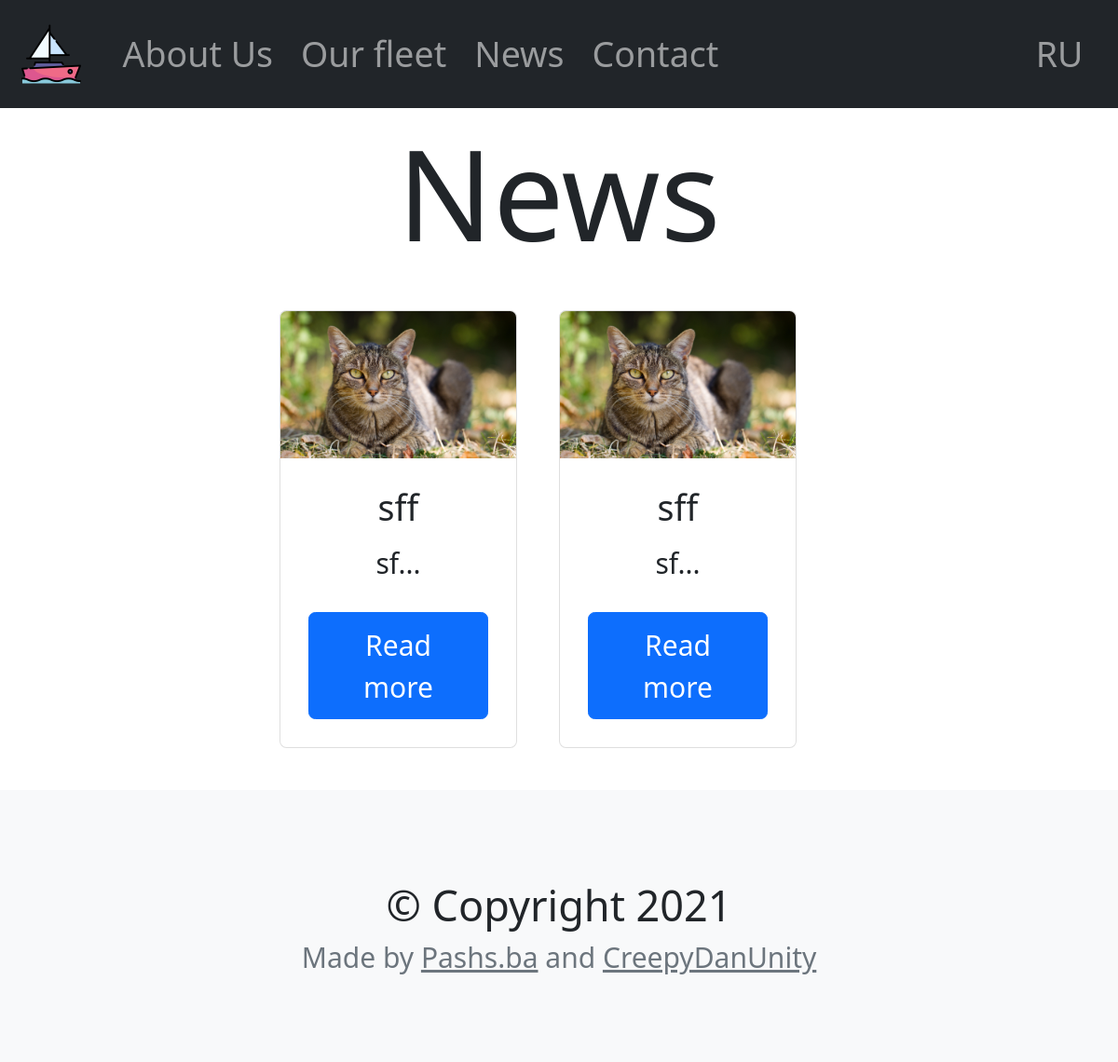
Before: /news/en with the older database file.
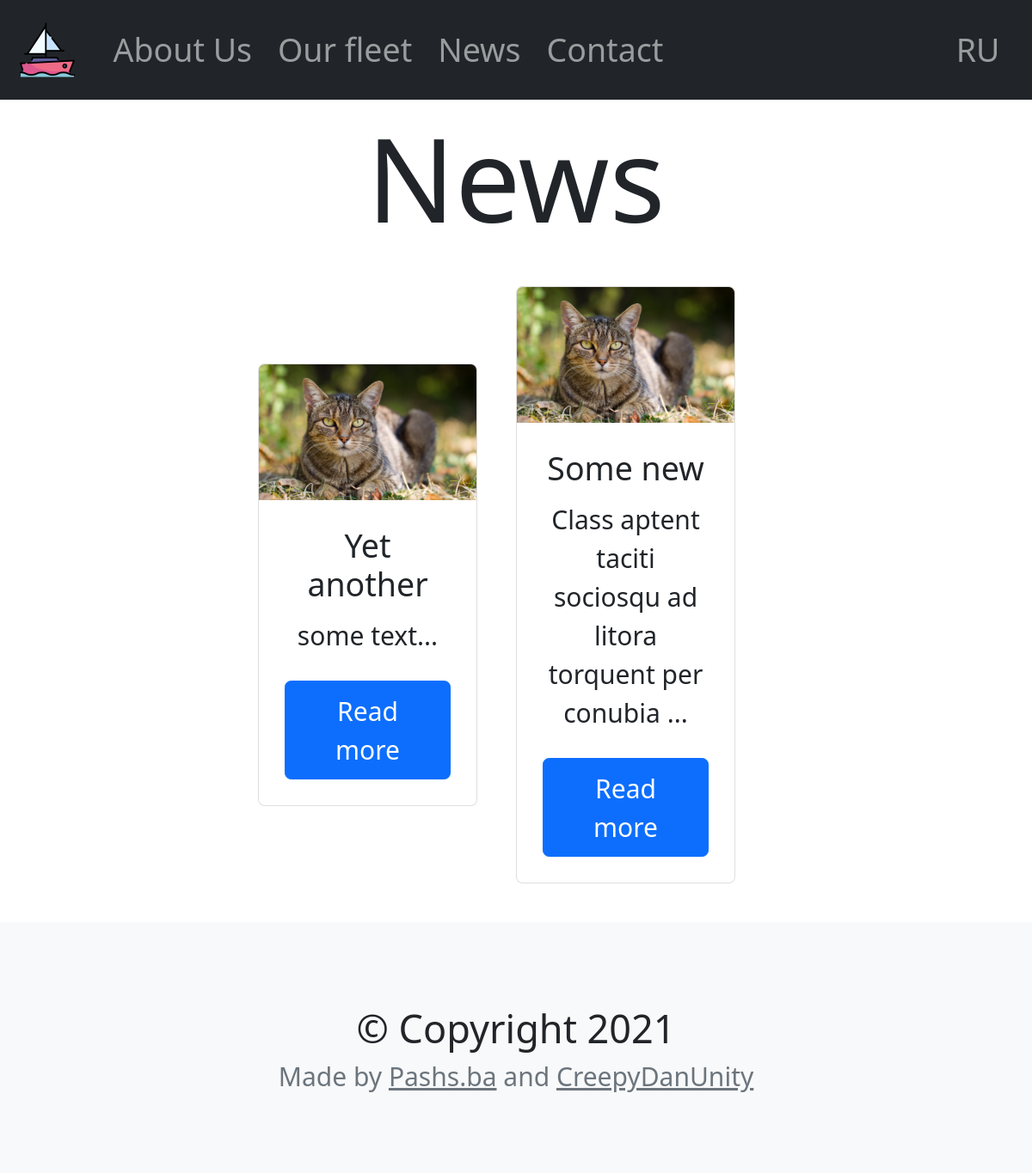
After: the same page with the newer database file.
### news/models.py (models this page shows, shortened)
class News(models.Model):
    en_title = models.CharField(max_length=1024)
    ru_title = models.CharField(max_length=1024, null=True)
    ru_text = models.TextField()
    en_text = models.TextField()
    image = models.FileField(null=True)

### news/views.py (the view)
# urls.py: path('en', en_all_news, name='en_all_news'),
def en_all_news(request):
    return render(request, 'en_all_news.html', {'news': News.objects.all()})

### news/templates/en_all_news.html
{% extends 'en_base.html' %}
{% load static %}
{% block current_page %}
    {% url 'all_news' %}
{% endblock %}
{% block main %}
    <h2 class="display-2 text-center" style="margin-top: 10px">News</h2>
    <div class="row my-4 d-flex justify-content-center align-items-center mw-100">
        {% for new in news %}
        <div class="col-xl-3 text-center">
            <div class="card h-100" >
              <a href="{% url 'en_one_new' new.pk%}">
                  <img class="card-img-top" src="/media/{{ new.image }}" alt="Card image cap">
              </a>
              <div class="card-body">
                <h5 class="card-title">{{ new.en_title }}</h5>
                <p class="card-text">{{ new.en_text| slice:60}}...</p>
                <a href="{% url 'en_one_new' new.pk%}" class="btn btn-primary">Read more</a>
              </div>
            </div>
        </div>
        {% endfor %}
    </div>
{% endblock %}

Changed rows visible on the page:
changed News: en_title "sff" → "Yet another"; en_text "sf" → "some text"
changed News: en_title "sff" → "Some new"; en_text "sf" → "Class aptent taciti sociosqu ad litora torquent per conubia"
